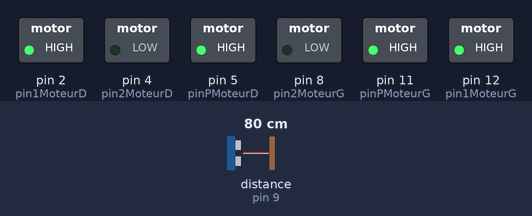
Simulated run of this sketch. Board: Arduino Uno, built with avr-gcc and run on an emulated ATmega328P. Shown: switched loads named in the sketch (green lamp = pin HIGH). Wiring (inferred from the names in the program): ultrasonic range finder: trigger pin 10; echo pin 9. Dashed ring = blinking. Inputs (shaded band) come from the test bench; at power-on: distance to the obstacle (sensor on pin 9) 80 cm. The echo pulse lasts 58.3 µs per cm; pins used as bus, display or sensor lines are not drawn.

Above: at 1.2 s.
1.3 s: distance to the obstacle (sensor on pin 9) set to 22 cm
2.8 s: distance to the obstacle (sensor on pin 9) set to 18 cm
At 4.9 s:
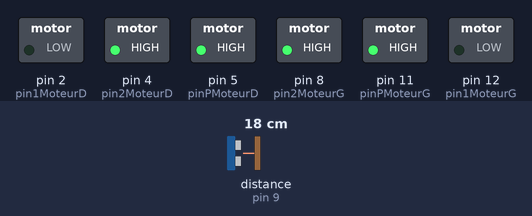
5.8 s: distance to the obstacle (sensor on pin 9) set to 35 cm
At 6.43 s:
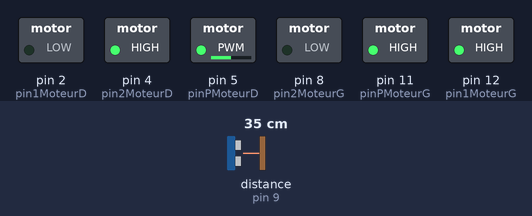
8.0 s: distance to the obstacle (sensor on pin 9) set to 2 cm
At 8.4 s:
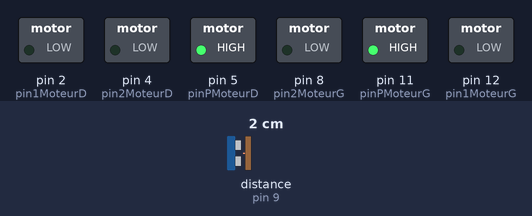
11.0 s: distance to the obstacle (sensor on pin 9) set to 60 cm
At 11.4 s:
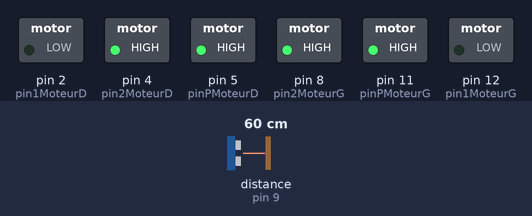
Timing chart, 0 to 14.0 s (numbered marks = the images above; inputs shaded):
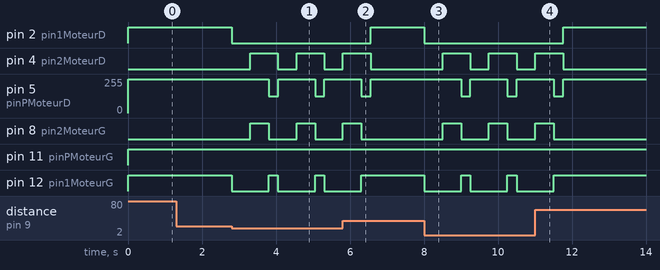

The sketch:

Mois_4_Voiture_simple.ino
```cpp
int pin1MoteurG = 12;
int pin2MoteurG = 8;
int pinPMoteurG = 11;
int pin1MoteurD = 2;
int pin2MoteurD = 4;
int pinPMoteurD = 5;
int TRIG_PIN = 10;
int ECHO_PIN = 9;
int DIST_MAX = 200;
int i = 90;
int distActuelle = 0;

void setup() {
  // Configuration des sorties commandes moteurs
  pinMode(pin1MoteurG,OUTPUT);
  pinMode(pin2MoteurG,OUTPUT);
  pinMode(pinPMoteurG,OUTPUT);
  pinMode(pin1MoteurD,OUTPUT);
  pinMode(pin2MoteurD,OUTPUT);
  pinMode(pinPMoteurD,OUTPUT);

  // Configuration des pin Capteur US
  pinMode(TRIG_PIN, OUTPUT);
  digitalWrite(TRIG_PIN, LOW);
  pinMode(ECHO_PIN, INPUT);
}

void loop() {

    distActuelle = lireDistance();
    if (distActuelle > 20){
      avance();
    }
    if (distActuelle < 20){
      recule();
      tourneDroite();
    }
//    delay(300);
}


void dirMoteur(int moteur,int sens,int pourcentage){
  int pin1,etat1,pin2,etat2,pinP,puissance; //variable de la fonction

  if (moteur==1){
    pin1=pin1MoteurG;
    pin2=pin2MoteurG;
    pinP=pinPMoteurG;
  }
  else {
    pin1=pin1MoteurD;
    pin2=pin2MoteurD;
    pinP=pinPMoteurD;
  }
  if (sens==1){
    etat1=1;
    etat2=0;
  }
  else if (sens==-1){
    etat1=0;
    etat2=1;
  }
  else {
    etat1=0;
    etat2=0;
  }
  puissance=map(pourcentage,0,100,0,255);
  digitalWrite(pin1,etat1);
  digitalWrite(pin2,etat2);
  analogWrite(pinP,puissance);
}

void avance(){
    dirMoteur(1,1,100);
    dirMoteur(2,1,100);
}

void recule(){
    dirMoteur(1,0,100);
    dirMoteur(2,0,100);
    delay(500);
    dirMoteur(1,-1,100);
    dirMoteur(2,-1,100);
    delay(500);
}

void tourneDroite(){
    dirMoteur(1,1,100);
    dirMoteur(2,-1,50);
    delay(250);
}

// Envoi la distance mesurée par le capteur de distance
int lireDistance() {
  long lecture_echo;
  long cm;
  // On active l’emetteur
  digitalWrite(TRIG_PIN, HIGH);
  // Pendant 10 microsecondes
  delayMicroseconds(10);
  // On désactive l’emetteur
  digitalWrite(TRIG_PIN, LOW);
  // On lit la valeur reçue
  lecture_echo = pulseIn(ECHO_PIN, HIGH);
  // Conversion de cette valeur en centimètres
  cm = lecture_echo/58;
  return cm;
}
```

Measured:
- the behaviour switches between 21 and 20 cm on distance to the obstacle (sensor on pin 9) (found by bisection; images 0 and 1)
- after the input at 1.3 s, every drawn part: stays the same
- after the input at 2.8 s, pin 2 (pin1MoteurD): HIGH → LOW at once; pin 4 (pin2MoteurD): alternates HIGH for 0.75 s and LOW for 0.50 s, starting after 0.50 s
- after the input at 5.8 s, pin 2 (pin1MoteurD): LOW → HIGH after 0.76 s; pin 4 (pin2MoteurD): goes on until 6.6 s, then stays LOW; pin 5 (pinPMoteurD): goes on until 6.6 s, then stays 255/255; pin 8 (pin2MoteurG): goes on until 6.3 s, then stays LOW; pin 12 (pin1MoteurG): goes on until 6.3 s, then stays HIGH
- after the input at 8.0 s, pin 2 (pin1MoteurD): HIGH → LOW at once; pin 4 (pin2MoteurD): alternates HIGH for 0.75 s and LOW for 0.50 s, starting after 0.50 s
- after the input at 11.0 s, pin 2 (pin1MoteurD): LOW → HIGH after 0.76 s; pin 4 (pin2MoteurD): goes on until 11.8 s, then stays LOW; pin 5 (pinPMoteurD): goes on until 11.8 s, then stays 255/255; pin 8 (pin2MoteurG): goes on until 11.5 s, then stays LOW; pin 12 (pin1MoteurG): goes on until 11.5 s, then stays HIGH
